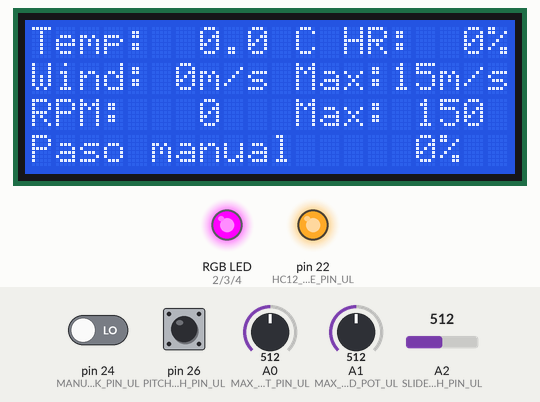
A sketch run on a simulated Arduino Mega 2560, built with avr-gcc and run on an emulated ATmega2560. Parts: 20×4 character LCD, an RGB LED mixed from three pins (HIGH = lit), output pins drawn as LEDs (lit = HIGH). The test bench sets the inputs (shaded band); at power-on: A0 (MAX_RPM_POT_PIN_UL) = 512, A1 (MAX_WIND_POT_UL) = 512, pin 24 (MANUAL_BREAK_PIN_UL) LOW, pin 26 (PITCH_CONTROL_SWITCH_PIN_UL) LOW, A2 (SLIDER_PITCH_PIN_UL) = 512.

Above: at 1.4 s.
1.5 s: A0 (MAX_RPM_POT_PIN_UL) set to 716
At 2.5 s:
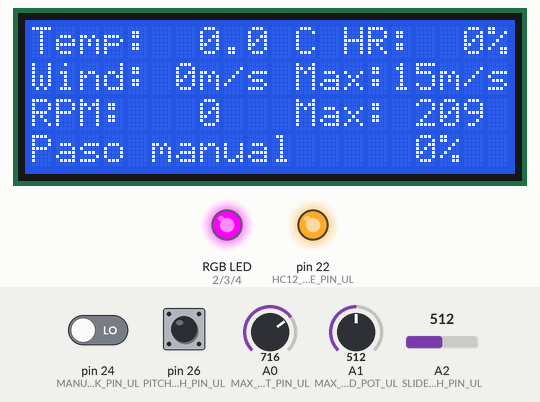
3.0 s: A1 (MAX_WIND_POT_UL) set to 716
At 3.7 s:
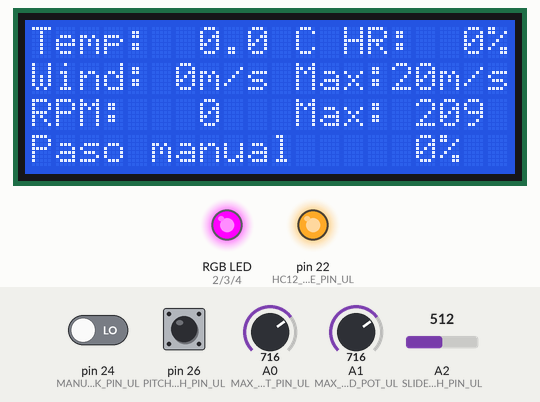
4.5 s: A0 (MAX_RPM_POT_PIN_UL) set to 900
At 4.8 s:
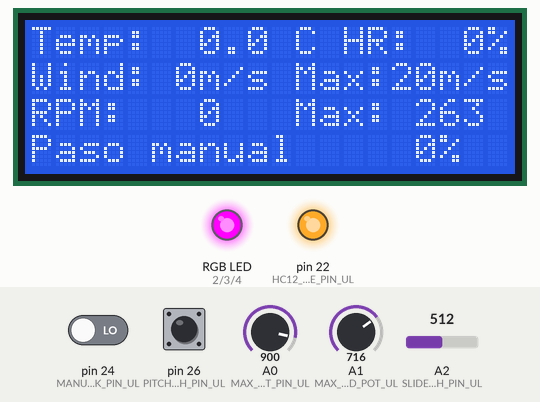
6.0 s: A1 (MAX_WIND_POT_UL) set to 900
7.5 s: A0 (MAX_RPM_POT_PIN_UL) set to 1023
At 8.3 s:
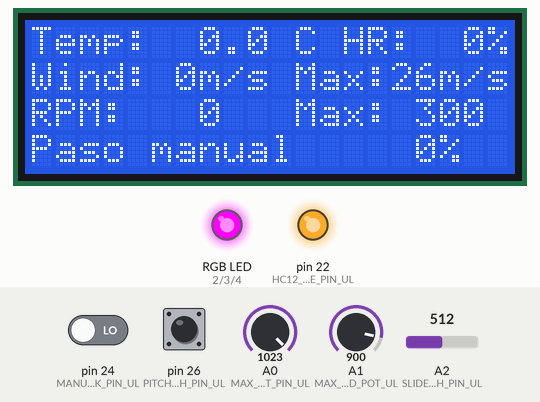
9.0 s: A1 (MAX_WIND_POT_UL) set to 290
At 9.4 s:
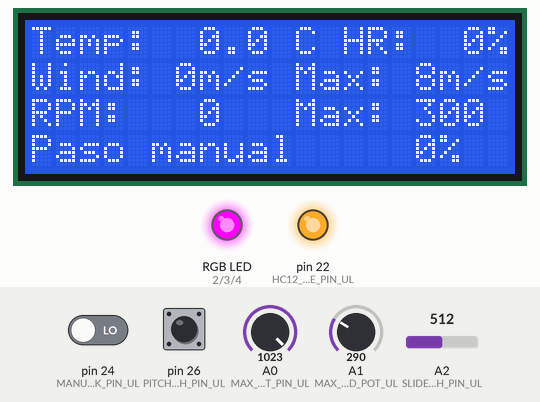
Timing chart, 0 to 11.5 s (numbered marks = the images above; inputs shaded):
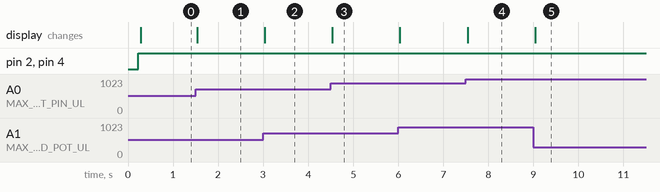

Measured:
- after the input at 1.5 s, the display: changes at once (image 1)
- after the input at 3.0 s, the display: changes at once (image 2)
- after the input at 4.5 s, the display: changes at once (image 3)
- after the input at 7.5 s, the display: changes at once (image 4)
- after the input at 9.0 s, the display: changes at once (image 5)

The sketch:

ArduinoUser.ino
```cpp
/******************************************** INCLUDES ********************************************/
/* System includes */
#include <stdlib.h>
#include <Metro.h>
#include <Wire.h>
#include <LiquidCrystal_I2C.h>
#include <SoftwareSerial.h>
#include <CommonTypes.h>
#include <CommsManager.h>

/* Custom includes */
#include "Constants.h"
#include "Types.h"


/******************************************** GLOBALS *********************************************/
/* Operational data */
AeroData_st      stAeroData_      = {};	                   /**< Current data 				 */
ControlParams_st stControlParams_ = {};	                   /**< Control requests by the user */
UserMaster_e     eUserMaster_     = DEFAULT_USER_MASTER_E; /**< Default control master		 */

/* LCD screen */
LiquidCrystal_I2C clLCD_(0x27, 20, 4);             /**< Class for the LCD management */
Metro clLCDTimer_ = Metro(LCD_REFRESH_TIME_MS_UL); /**< LCD refresh timer            */

/* HC12 Variables */
Metro clSenderHC12Timer_ = Metro(HC12_SEND_PERIOD_MS_UL); /**< HC12 timer to send messages */

/* ESP8266 wifi module */
Metro clSenderESP8266Timer = Metro(ESP8266_SEND_PERIOD_MS_UL);  /**< ESP8266 timer to send messages */

/* Communications variables */
const unsigned int MAX_MSG_SIZE_UL_ = sizeof(ControlParams_st) > sizeof(AeroData_st) ?
									  sizeof(ControlParams_st) : sizeof(AeroData_st);
unsigned char aucReadingBuf_[MAX_MSG_SIZE_UL_];
CommsManager_cl clCommsManagerHC12_;
CommsManager_cl clCommsManagerESP8266_;
unsigned long ulLastEsp8266Time_ = -ANDROID_TIMEOUT_MS_UL; /**< Time of the last message received from the wifi module */

/* Auxiliary variables */
unsigned int ulLastBreakSwitchReading_ = -1; /**< Variable to hold last reading of break switch        */
unsigned int ulLastMaxRPMReading_      = -1; /**< Variable to hold last reading of RPM potentiometer   */
unsigned int ulLastMaxWindReading_     = -1; /**< Variable to hold last reading of wind potentiometer  */
unsigned int ulLastPitchReading_       = -1; /**< Variable to hold last reading of pitch potentiometer */
unsigned int ulLastPitchModeReading_   = -1; /**< Variable to hold las reading of pitch mode switch    */


/****************************************** FUNCTION *******************************************//**
* \brief Setup function for the Arduino board
***************************************************************************************************/
void setup()
{
	/* Start LCD screen */
	clLCD_.begin();
	clLCD_.backlight();
	clLCD_.clear(); /* Clear text */

	/* Set base text on the screen */
	clLCD_.setCursor(0, 0);
	clLCD_.print("Temp: xx.x C HR: xx%"); /* Line 1 */
	clLCD_.setCursor(0, 1);
	clLCD_.print("Wind:xxm/s Max:xxm/s"); /* Line 2 */
	clLCD_.setCursor(0, 2);
	clLCD_.print("RPM: xxx   Max: xxx"); /* Line 3 */
	clLCD_.setCursor(0, 3);
	clLCD_.print("Paso          xxx% "); /* Line 3 */

	/* Initialize Arduino pins */
	pinMode(MANUAL_BREAK_PIN_UL, INPUT);         /* Reading of break switch     */
	pinMode(BREAK_LED_BLUE_PIN_UL, OUTPUT);      /* Break moving led            */
	pinMode(BREAK_LED_GREEN_PIN_UL, OUTPUT);     /* Break disabled led          */
	pinMode(BREAK_LED_RED_PIN_UL, OUTPUT);       /* Break enabled led           */
	pinMode(HC12_MODE_PIN_UL, OUTPUT);           /* HC12 mode selection         */
	pinMode(PITCH_CONTROL_SWITCH_PIN_UL, INPUT); /* Manual/automatic pitch mode */

	/* Set HC12 in transparent mode */
	digitalWrite(HC12_MODE_PIN_UL, HIGH);

	/* Initialize serial communications */
	delay(80); /* Initial delay recomended for the HC12 */
	Serial.begin(COMMS_BAUD_RATE_UL);  /* Initialize serial port to communicate with the PC      */
	Serial2.begin(COMMS_BAUD_RATE_UL); /* Initialize serial port to communicate with the ESP8266 */
	Serial1.begin(COMMS_BAUD_RATE_UL); /* Initialize serial port to communicate with the HC12    */
}

/****************************************** FUNCTION *******************************************//**
* \brief Loop function for the Arduino board
***************************************************************************************************/
void loop()
{
	/* Manage transition of the master control */
	vMasterTransitionManagement();

	/* Read user controls */
	vReadUserInputs();

	/* Read data from the Arduino Control */
	vReadDataHC12();

	/* Read data from the Android app */
	vReadDataESP8266();

	/* Updates screen data */
	vRefreshScreen();

	/* Send data to Arduino Control */
	vSendDataHC12();

	/* Send data to the Android app */
	vSendDataESP8266();

	/* Update the break led */
	vManageBreakLed();
}

/****************************************** FUNCTION *******************************************//**
* \brief This method manages who is in controll of the wind turbine
***************************************************************************************************/
void vMasterTransitionManagement()
{
	/* Check time from the last message received from the ESP8266. If it is over a specific
	threshold, give control to Arduino */
	if (millis() - ulLastEsp8266Time_ > ANDROID_TIMEOUT_MS_UL)
	{
		eUserMaster_ = USERMASTER_ARDUINO;
	}
	else
	{
		eUserMaster_ = USERMASTER_ANDROID;
	}
}

/****************************************** FUNCTION *******************************************//**
* \brief This method reads all inputs the user can control from hardware elements
***************************************************************************************************/
void vReadUserInputs()
{
	/* User inputs are read in every iteration of the main loop, but variables are updated only if
	a physical change is detected. The objetive is that, when transitioning from Android control to
	Arduino control, variables set using Android to not automatically change to values set in
	potentiometers. Hold Android values until a physical change */

	/* Read data only if the Arduino is the master */
	if (eUserMaster_ == USERMASTER_ARDUINO)
	{
		/* Break switch reading */
		if (static_cast<unsigned int>(ulLastBreakSwitchReading_) != digitalRead(MANUAL_BREAK_PIN_UL))
		{
			stControlParams_.eManualBreak = static_cast<ManualBreak_e>(digitalRead(MANUAL_BREAK_PIN_UL));
			ulLastBreakSwitchReading_ = static_cast<bool>(stControlParams_.eManualBreak);
		}

		/* Max RPM potentiometer reading */
		int ulPotReading = analogRead(MAX_RPM_POT_PIN_UL);
		ulPotReading = map(ulPotReading, 0, 1023, 0, MAX_RPM_F);
		if (ulLastMaxRPMReading_ != ulPotReading)
		{
			stControlParams_.fMaxRotorSpeedRPM = ulPotReading;
			ulLastMaxRPMReading_ = ulPotReading;
		}

		/* Max wind potentiometer reading */
		ulPotReading = analogRead(MAX_WIND_POT_UL);
		ulPotReading = map(ulPotReading, 0, 1023, 0, MAX_WIND_F);
		if (ulLastMaxWindReading_ != ulPotReading)
		{
			stControlParams_.fMaxWindSpeed = ulPotReading;
			ulLastMaxWindReading_ = ulPotReading;
		}

		/* Pitch control potentiometer reading */
		ulPotReading = analogRead(SLIDER_PITCH_PIN_UL);
		ulPotReading = map(ulPotReading, 0, 1023, 100, 0);
		if (ulLastPitchReading_ != ulPotReading)
		{
			stControlParams_.fBladePitchPercentage = ulPotReading;
			ulLastPitchReading_ = ulPotReading;
		}

		/* Pitch control mode reading */
		int switchReading = digitalRead(PITCH_CONTROL_SWITCH_PIN_UL);
		if (ulLastPitchModeReading_ != switchReading)
		{
			stControlParams_.ePitchMode = static_cast<PitchMode_e>(switchReading);
			ulLastPitchModeReading_ = switchReading;
		}
	}
}

/****************************************** FUNCTION *******************************************//**
* \brief Method that receives data from the adruino control
***************************************************************************************************/
void vReadDataHC12()
{
	/* Create a variable for the message length and other one for the message ID */
	unsigned int ulMsgLength = 0;
	MessageID_e eMsgID = MESSAGEID_COUNT;

	/* Check if there is input data */
	while (clCommsManagerHC12_.bReadInputMessage(Serial1, aucReadingBuf_, ulMsgLength, eMsgID))
	{
		/* Copy the buffer to the message */
		if ((eMsgID == MESSAGEID_AERODATA))
		{
			memcpy(&stAeroData_, aucReadingBuf_, sizeof(stAeroData_));
		}
	}
}

/****************************************** FUNCTION *******************************************//**
* \brief Method that reads data coming from the ESP8266 wifi module
***************************************************************************************************/
void vReadDataESP8266()
{
	/* Create a variable for the message length and other one for the message ID */
	unsigned int ulMsgLength = 0;
	MessageID_e eMsgID = MESSAGEID_COUNT;

	/* Check if there is input data */
	while (clCommsManagerESP8266_.bReadInputMessage(Serial2, aucReadingBuf_, ulMsgLength, eMsgID))
	{
		/* Copy the buffer to the message */
		if ((eMsgID == MESSAGEID_CONTROLPARAMS) /*&& (eUserMaster_ == USERMASTER_ARDUINO)*/)
		{
			memcpy(&stControlParams_, &aucReadingBuf_[0], sizeof(stControlParams_));

			/* Update reception time of last message */
			ulLastEsp8266Time_ = millis();
		}
	}
}

/****************************************** FUNCTION *******************************************//**
* \brief Method that writes information to the lcd screen
***************************************************************************************************/
void vRefreshScreen()
{
	/* Check if it is time to refresh screen */
	if (clLCDTimer_.check())
	{
		/* Declare auxiliary variable */
		char scAuxText[5];

		/* Update temperature. Convert to a char[]. We want 5 elements, including sign and decimal
		separator, and only one decimal value */
		dtostrf(stAeroData_.fTempCelsius, 5, 1, scAuxText);
		clLCD_.setCursor(5, 0);
		clLCD_.print(scAuxText[0]); /**< sign */
		clLCD_.print(scAuxText[1]); /**< tens */
		clLCD_.print(scAuxText[2]); /**< units */
		clLCD_.print(scAuxText[3]); /**< decimal separator */
		clLCD_.print(scAuxText[4]); /**< tenths */

		/* Update humidity. Convert to a char[]. We want 3 digits with no comma or sign */
		dtostrf(stAeroData_.fRelHumidity, 3, 0, scAuxText);
		clLCD_.setCursor(16, 0);
		clLCD_.print(scAuxText[0]); /**< hundreds */
		clLCD_.print(scAuxText[1]); /**< tens  */
		clLCD_.print(scAuxText[2]); /**< units */

		/* Update wind speed. Convert to a char[]. We want 2 digits with no comma or sign */
		dtostrf(stAeroData_.fWindSpeed, 2, 0, scAuxText);
		clLCD_.setCursor(5, 1);
		clLCD_.print(scAuxText[0]); /**< tens  */
		clLCD_.print(scAuxText[1]); /**< units */

		/* Update max wind speed. Convert to a char[]. We want 2 digits with no comma or sign */
		dtostrf(stControlParams_.fMaxWindSpeed, 2, 0, scAuxText);
		clLCD_.setCursor(15, 1);
		clLCD_.print(scAuxText[0]); /**< tens  */
		clLCD_.print(scAuxText[1]); /**< units */

		/* Update rotor speed. Convert to a char[]. We want 3 digits with no comma or sign */
		dtostrf(stAeroData_.fRotorSpeedRPM, 3, 0, scAuxText);
		clLCD_.setCursor(5, 2);
		clLCD_.print(scAuxText[0]); /**< hundreds */
		clLCD_.print(scAuxText[1]); /**< tens  */
		clLCD_.print(scAuxText[2]); /**< units */

		/* Update max rotor speed. Convert to a char[]. We want 3 digits with no comma or sign */
		dtostrf(stControlParams_.fMaxRotorSpeedRPM, 3, 0, scAuxText);
		clLCD_.setCursor(16, 2);
		clLCD_.print(scAuxText[0]); /**< hundreds */
		clLCD_.print(scAuxText[1]); /**< tens  */
		clLCD_.print(scAuxText[2]); /**< units */

		/* Update variable step mode */
		clLCD_.setCursor(5, 3);
		if (stAeroData_.stStatus.ePitchMode == PITCHMODE_MANUAL)
		{
			clLCD_.print("manual");
		}
		else
		{
			clLCD_.print("auto. ");
		}

		/* Update blade pitch percentage. Convert to a char[]. We want 3 digits with no comma or
		sign */
		dtostrf(stAeroData_.fBladePitchPercentage, 3, 0, scAuxText);
		clLCD_.setCursor(14, 3);
		clLCD_.print(scAuxText[0]); /**< hundreds */
		clLCD_.print(scAuxText[1]); /**< tens  */
		clLCD_.print(scAuxText[2]); /**< units */
	}
}

/****************************************** FUNCTION *******************************************//**
* \brief Method that sends information to the Arduino Control trough HC12
***************************************************************************************************/
void vSendDataHC12()
{
	/* Check if it is time to send new data */
	if (clSenderHC12Timer_.check())
	{
		clCommsManagerHC12_.vSendMessage(stControlParams_, MESSAGEID_CONTROLPARAMS, Serial1);
	}
}

/****************************************** FUNCTION *******************************************//**
* \brief Method that sends data to the ESP8266 wifi module
***************************************************************************************************/
void vSendDataESP8266()
{
	/* Check if it is time to send new data */
	if (clSenderESP8266Timer.check())
	{
		/* Send Aero data comming from the Arduino control */
		clCommsManagerESP8266_.vSendMessage(stAeroData_, MESSAGEID_AERODATA, Serial2);

		/* Send the current control params to the Wifi module, just to show them as the default
		values for the fields of the IHM */
		clCommsManagerESP8266_.vSendMessage(stControlParams_, MESSAGEID_CONTROLPARAMS, Serial2);
	}
}

/****************************************** FUNCTION *******************************************//**
* \brief Method that manages the color of the break led
***************************************************************************************************/
void vManageBreakLed()
{
	/* Check the current break mode */
	switch (stAeroData_.stStatus.eBreakStatus)
	{
	case BREAK_ENABLED:
		vSetColorRGBLed(255, 0, 0);
		break;

	case BREAK_DISABLED:
		vSetColorRGBLed(0, 255, 0);
		break;

	case BREAK_BREAKING:
	case BREAK_RELEASING:
		vSetColorRGBLed(0, 0, 255);
		break;

	default:
		break;
	}
}

/****************************************** FUNCTION *******************************************//**
* \brief Method that controls the color of the RGB led
* \param[in] ucR: Red [0-255]
* \param[in] ucG: Green [0-255]
* \param[in] ucB: Blue [0-255]
***************************************************************************************************/
void vSetColorRGBLed(unsigned char ucR, unsigned char ucG, unsigned char ucB)
{
	/* We have to set (225-value) because we use common anode leds */
	analogWrite(BREAK_LED_RED_PIN_UL,   255-ucR); /**< Red */
	analogWrite(BREAK_LED_GREEN_PIN_UL, 255-ucG); /**< Green */
	analogWrite(BREAK_LED_BLUE_PIN_UL,  255-ucB); /**< Blue */
}
```

Constants.h
```cpp
#ifndef CONSTANTS_H_
#define CONSTANTS_H_

/******************************************** INCLUDES ********************************************/
/* System includes */

/* Custom includes */
#include "Types.h"


/******************************************* CONSTANTS ********************************************/

/* ARDUINS PINS */
/* Arduino Mega pins that allow interrupts: 2, 3, 18, 19, 20, 21 */
const int MAX_RPM_POT_PIN_UL          = 0;  /**< Analogic input pin for the potentiometer that controls max RPM                                   */
const int MAX_WIND_POT_UL             = 1;  /**< Analogic input pin for the max wind speed                                                        */
const int MANUAL_BREAK_PIN_UL         = 24; /**< Digital input pin for the manual break switch                                                    */
const int BREAK_LED_GREEN_PIN_UL      = 3;  /**< Digital output pin for the LED indicating break disabled                                         */
const int BREAK_LED_BLUE_PIN_UL       = 4;  /**< Digital output pin for the LED indicating break is moving                                        */
const int BREAK_LED_RED_PIN_UL        = 2;  /**< Digital output pin for the LED indicating break is enabled                                       */
const int PITCH_CONTROL_SWITCH_PIN_UL = 26; /**< Digital input pin for the switch that controls variable step mode                                */
const int HC12_MODE_PIN_UL            = 22; /**< Digital output pin to select HC12 mode (LOW = AT commands, HIGH = transparent mode (we use this) */
const int SLIDER_PITCH_PIN_UL         = 2;  /**< Analogic input pin for the linear potentiometer that controls pitch angle                        */

/* MAXIMUM BREAK LIMITS  */
const float MAX_RPM_F  = 300.0f; /**< Max RPM that can be configured with the potentiometer        */
const float MAX_WIND_F = 30.0f;  /**< Max wind speed that can be configured with the potentiometer */

/* GENERIC CONSTANTS */
const int          LCD_REFRESH_TIME_MS_UL          = 250;                /**< Refresh time for the LCD screen (milliseconds)                                      */
const int          HC12_SEND_PERIOD_MS_UL          = 250;                /**< Time period between sending messages through HC12                                   */
const int          ESP8266_SEND_PERIOD_MS_UL       = 250;                /**< Time period between sending messages through ESP8266                                */
const UserMaster_e DEFAULT_USER_MASTER_E           = USERMASTER_ARDUINO; /**< Default control master                                                              */
const int          ANDROID_TIMEOUT_MS_UL           = 30000;              /**< Timeout to transition from Android to Arduino if no messages are received           */
const int          COMMS_BAUD_RATE_UL              = 9600;               /**< Baud rate for serial communications                                                 */

#endif // CONSTANTS_H_
```

Types.h
```cpp
#ifndef TYPES_H_
#define TYPES_H_

/******************************************** INCLUDES ********************************************/
/* System includes */

/* Custom includes */


/********************************************** TYPES *********************************************/
/***********************************************************************************************//**
 * \enum UserMaster_e
 * \brief Indicates who is controlling the wind turbine
 **************************************************************************************************/
enum UserMaster_e
{
    USERMASTER_ARDUINO = 0, /**< The wind turbine is being controlled from the Arduino     */
    USERMASTER_ANDROID = 1, /**< The wind turbine is being controlled from the Android App */
};

#endif /* TYPES_H_ */
```
